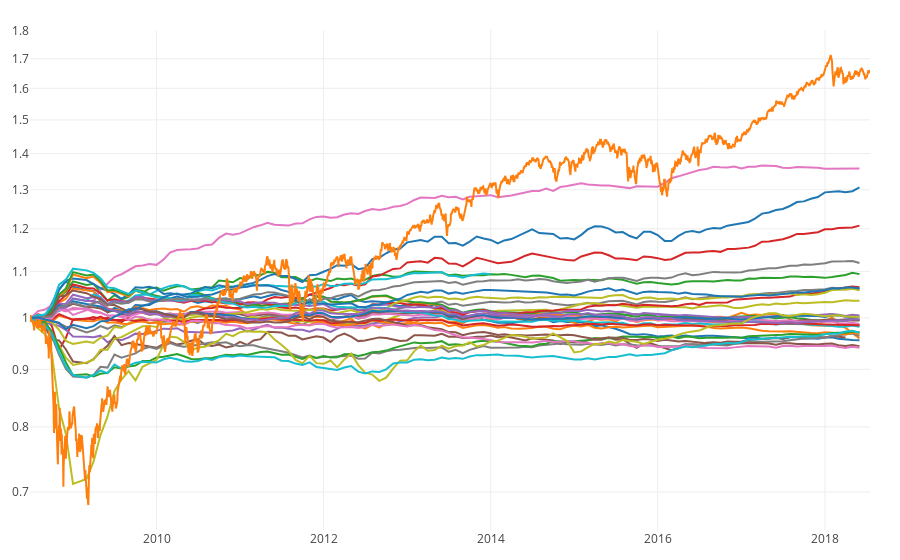

Here is the notebook cell this chart was saved with:
### Markdown cell above
### השוואה של כל קרנות ההשתלמות במסלול כללי לתיק 60\40 פשוט - השוואה יחסית בין הקרנות

### Code cell
def getMedianSer(lst):
    df = pd.DataFrame([s.s for s in lst]).T
    return wrap(df.median(axis=1), "median")

lst = [s / s[0] for s in lst]
finals = [(s, s[-1]) for s in lst]
finals = sorted(finals, key=lambda x: x[1])
medianSer = finals[len(finals) // 2][0]
medianSer = getMedianSer(lst)
lst2 = [s / medianSer for s in lst]

show(*lst2, base, ta=True, legend=False)
